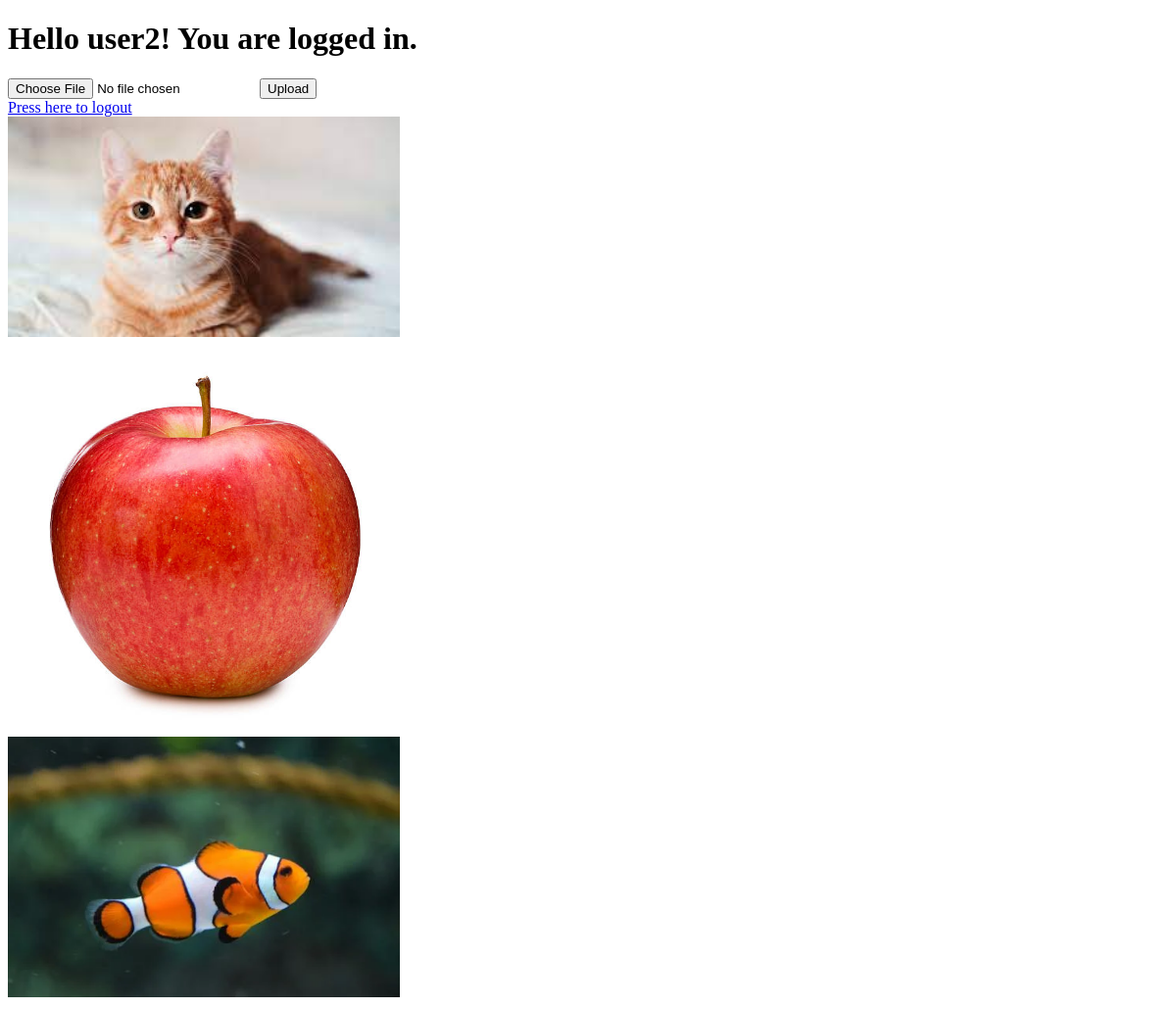
/dashboard (signed in), run on an earlier commit of the app's database.
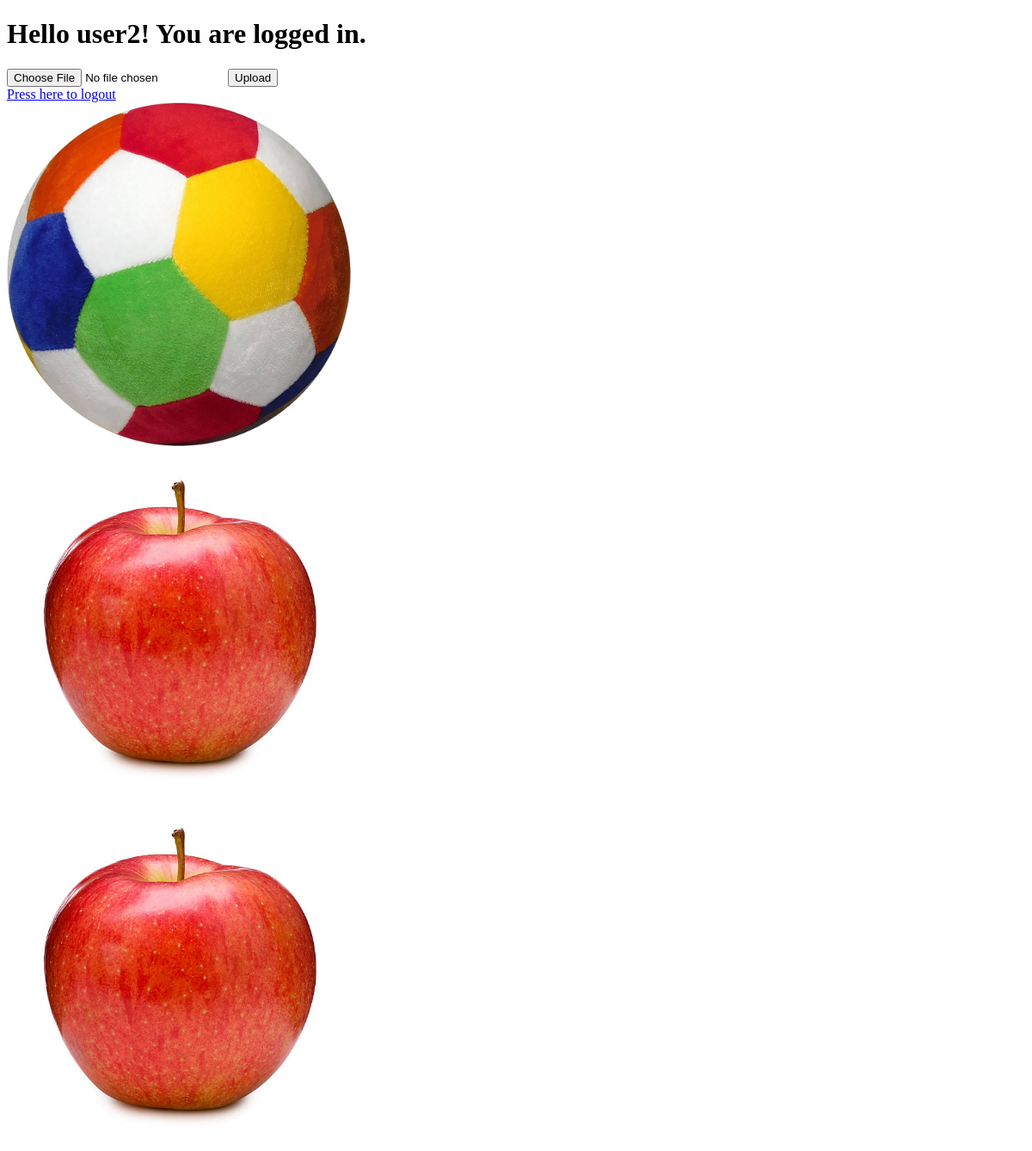
And on a later commit of the database.
### app.py (models this page shows)
class User(db.Model, UserMixin):
    id = db.Column(db.Integer, primary_key=True)
    username = db.Column(db.String(20), nullable=False, unique=True)
    password = db.Column(db.String(80), nullable=False)

class User_data(db.Model, UserMixin):
    id = db.Column(db.Integer, primary_key=True)
    username = db.Column(db.String(20), nullable=False, unique=True)
    imgpath = db.Column(db.String(100), nullable=False)

### app.py (the view)
@app.route('/dashboard', methods=['GET', 'POST'])
@login_required
def dashboard():
    user_id = current_user.get_id()
    user_name = User.query.filter_by(id=user_id).first().username
    form = UploadFrom()
    if form.validate_on_submit():
        file = form.file.data
        new_file = User_data(username=user_name, imgpath=str("../static/images/"+secure_filename(file.filename)))
        db.session.add(new_file)
        db.session.commit()
        file.save(os.path.join(os.path.abspath(os.path.dirname(__file__)),app.config['UPLOAD_FOLDER'],secure_filename(file.filename)))
    img_list = User_data.query.filter_by(username = str(user_name))
    return render_template('dashboard.html',user_name = user_name, form = form,imglist = img_list)

### app.py
class UploadFrom(FlaskForm):
    file = FileField("File")
    submit = SubmitField('Upload')

### app.py (called while the page is built)
@login_manager.user_loader
def load_user(user_id):
    return User.query.get(int(user_id))

### templates/dashboard.html (shortened to what this page needs)
<!DOCTYPE html>
<html lang="en">
<head>
</head>
<body>
    <h1>Hello {{ user_name }}! You are logged in.</h1>
    <form method="POST" enctype="multipart/form-data">
        {{ form.file() }}
        {{ form.submit }}
    </form>
    <a href="{{url_for('logout')}}">Press here to logout</a>
    <br/>
    {% if imglist %}
        {% for img in imglist %}
            <img src = {{img.imgpath}} style="width: 400px;"/> <br/>
        {% endfor %}
{% endif %}
</body>
</html>

What changed in the data, as far as the page shows it:
no longer on this page (row edited): User_data: imgpath (picture)
changed User_data (number 1 of 3 on the later page): imgpath: a different picture
changed User_data (number 2 of 3 on the later page): imgpath: a different picture
added User_data: imgpath (picture)
